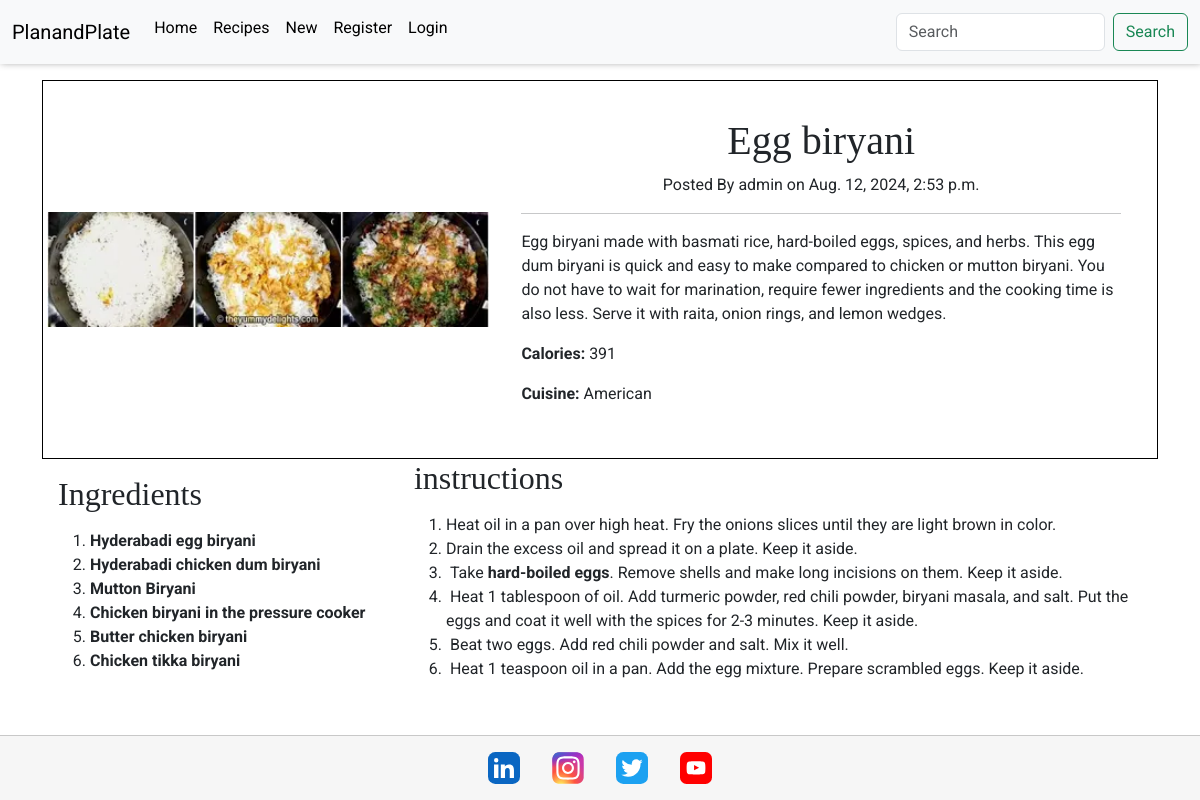
/recipes/2/, run on an earlier commit of the app's database.
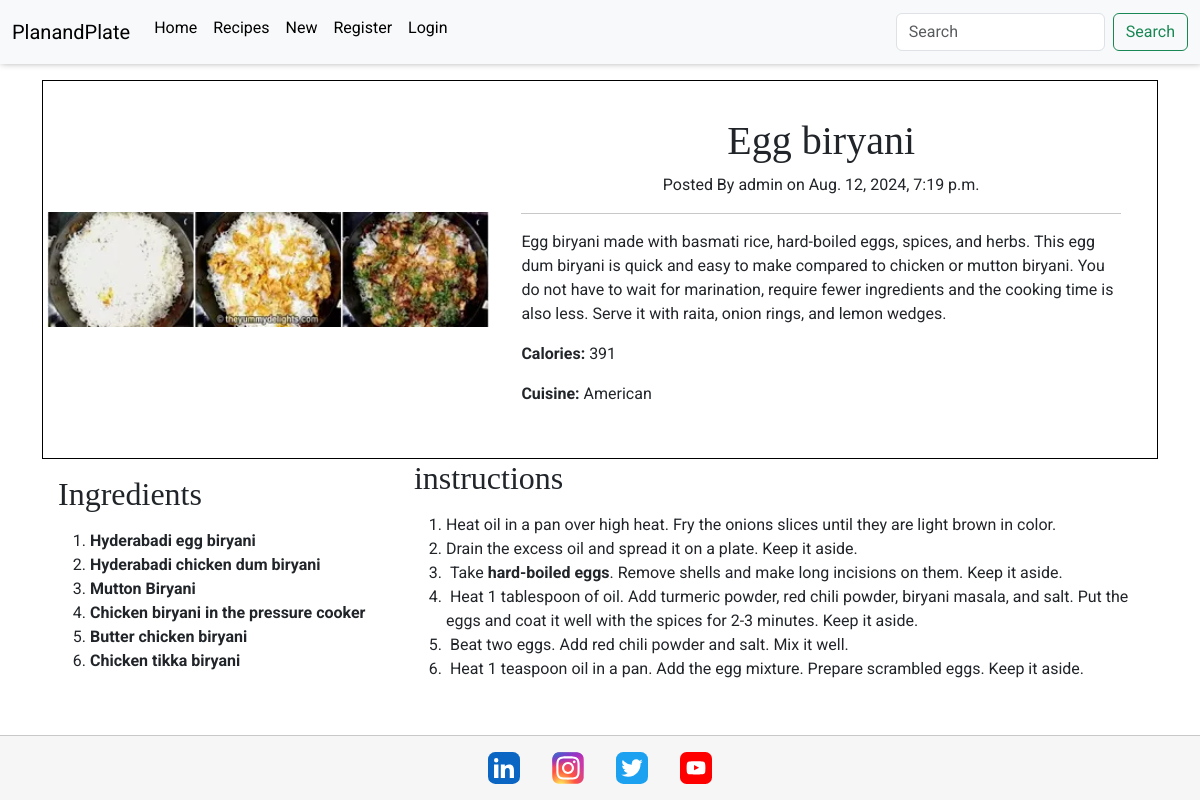
And on a later commit of the database.
### recipes/models.py (models this page shows, shortened)
class Recipe(models.Model):
    user = models.ForeignKey(
        User, related_name="recipe_owner", on_delete=models.CASCADE
    )
    title = models.CharField(max_length=300, null=False, blank=False)
    description = models.CharField(max_length=500, null=False, blank=False)
    instructions = RichTextField(max_length=10000, null=False, blank=False)
    ingredients = RichTextField(max_length=10000, null=False, blank=False)
    image = ResizedImageField(
        size=[400, None],
        quality=75,
        upload_to="recipes/",
        force_format="WEBP",
        blank=False,
        null=False,
    )
    image_alt = models.CharField(max_length=100, null=False, blank=False)
    meal_type = models.CharField(max_length=50, choices=MEAL_TYPES, default="breakfast")
    cuisine_types = models.CharField(
        max_length=100, choices=CUISINE_TYPES, default="african"
    )
    calories = models.IntegerField()
    posted_date = models.DateTimeField(auto_now=True)
    class Meta:
        ordering = ["-posted_date"]

### recipes/views.py (the view)
# urls.py: path("<slug:pk>/", RecipeDetail.as_view(), name="recipe_detail"),
class RecipeDetail(DetailView):
    template_name = "recipes/recipe_detail.html"
    model = Recipe
    context_object_name = "recipes"

### recipes/templates/recipes/recipe_detail.html (shortened to what this page needs)
{% extends 'base.html' %}
{% block content %}
<div class="container">
    <div class="recipe-info mt-3 p-1">
        <div class="recipe-img">
            <img src="{{ recipes.image.url }}" alt="{{recipes.image_alt}}" class="recipe-pic">
        </div>
        <div class="recipe-detail">
            <h1 class="text-center"> {{ recipes.title }}</h1>
            <p class="text-center">Posted By {{ recipes.user }} on {{recipes.posted_date}}</p>
            <hr>
            <p>{{ recipes.description }}</p>
            <p><strong>Calories:</strong> {{recipes.calories}}</p>
            <p><strong>Cuisine:</strong> {{recipes.cuisine_types | title}}</p>
        </div>
    </div>
    <div class="recipe-container">
        <div class="ingredients p-3">
            <h2>Ingredients</h2>
            <p>{{ recipes.ingredients|safe }}</p>
        </div>
        <div class="instructions">
            <h2>instructions</h2>
            <p>{{ recipes.instructions|safe }}</p>
        </div>
    </div>
</div>
{% endblock content %}

What changed in the data, as far as the page shows it:
changed Recipe "Egg biryani": posted_date "Aug. 12, 2024, 2:53 p.m." → "Aug. 12, 2024, 7:19 p.m."
